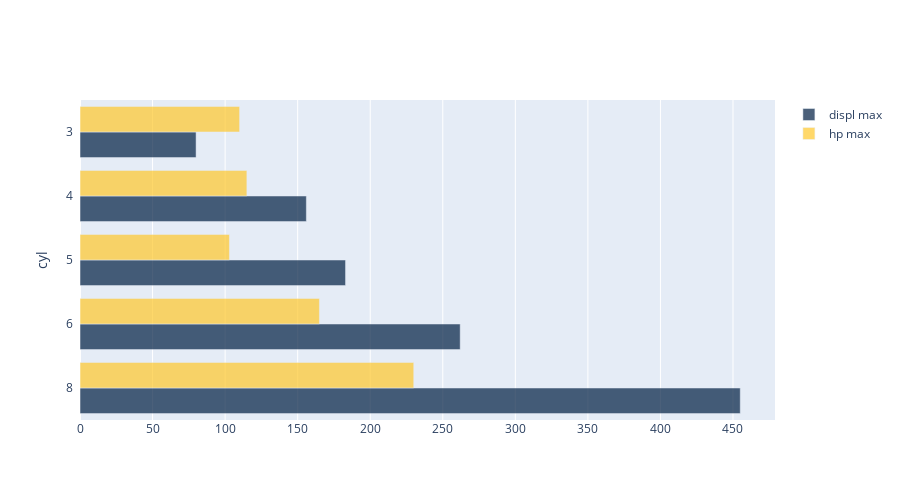

Notebook cell for this chart:
### Code cell
t.select(['cyl', 'displ', 'hp']).group('cyl', max).barh('cyl')

### Figure 1 — Plotly figure (JSON) as saved in the notebook; plotly's stock layout.template omitted (floating-point values rounded to 4 significant figures)
{"data": [{"customdata": [8, 6, 5, 4, 3], "hovertemplate": "(%{x}, %{customdata})", "marker": {"color": "rgb(0,30,66)"}, "name": "displ max", "opacity": 0.7, "orientation": "h", "type": "bar", "x": [455, 262, 183, 156, 80], "y": ["8  ", "6  ", "5  ", "4  ", "3  "]}, {"customdata": [8, 6, 5, 4, 3], "hovertemplate": "(%{x}, %{customdata})", "marker": {"color": "rgb(256,200,44)"}, "name": "hp max", "opacity": 0.7, "orientation": "h", "type": "bar", "x": [230, 165, 103, 115, 110], "y": ["8  ", "6  ", "5  ", "4  ", "3  "]}], "layout": {"height": 500, "yaxis": {"dtick": 1, "showticklabels": true, "title": {"text": "cyl"}, "type": "category"}}}
